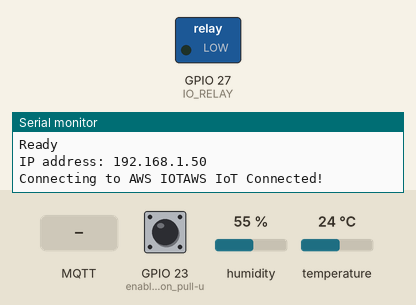
Recording of a sketch running on a simulated ESP32. Parts: switched loads named in the sketch (green lamp = pin HIGH), the last lines printed to the serial monitor. The inputs (shaded band) are chosen by the test bench; at power-on: GPIO 23 (enable_user_button_pull-u) HIGH, humidity 55 %, temperature 24 °C. WiFi joins after 1.5 s; servers stay silent unless stated; no MQTT or app messages arrive unless stated.

Above: at 2.7 s.
2.8 s: MQTT message "5" arrives on the first subscribed topic
At 3.8 s:
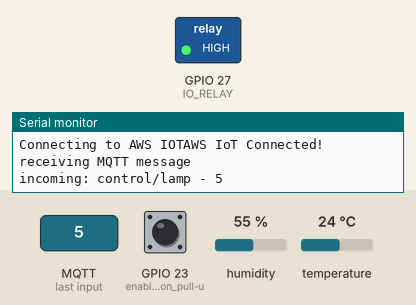
5.9 s: MQTT message "on" arrives on the first subscribed topic
At 6.5 s:
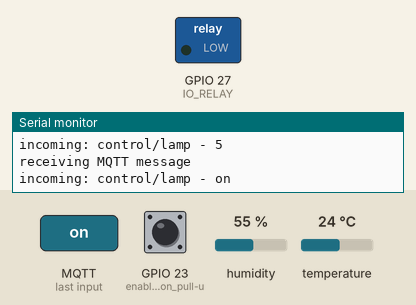
7.4 s: MQTT message "90" arrives on the first subscribed topic
At 8.6 s:
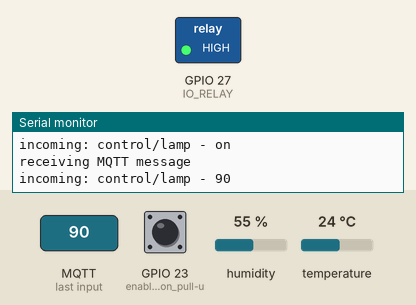
8.9 s: MQTT message "0" arrives on the first subscribed topic
At 9.6 s:
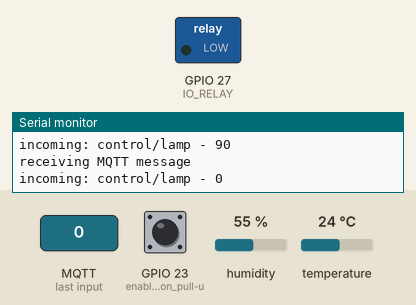
Timing chart, 0 to 11.4 s (numbered marks = the images above; inputs shaded):
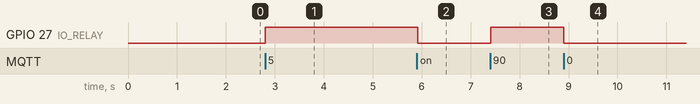

Measured:
- after the input at 2.8 s, GPIO 27 (IO_RELAY): LOW → HIGH at once
- after the input at 5.9 s, GPIO 27 (IO_RELAY): HIGH → LOW at once
- after the input at 7.4 s, GPIO 27 (IO_RELAY): LOW → HIGH at once
- after the input at 8.9 s, GPIO 27 (IO_RELAY): HIGH → LOW at once

The sketch:

module-3.ino
```cpp
#include <WiFi.h>
#include <ESPmDNS.h>
#include <WiFiUdp.h>

#include <WiFiClientSecure.h>
#include <MQTTClient.h>

#include "secrets.h"
#include "ClosedCube_HDC1080.h"

#include <ArduinoJson.h>


#define hostName "letsbuild01"

const char* ssid = "surfing-iot";
const char* password = "iotiotiot";

// The MQTT topics that this device should publish/subscribe
#define AWS_IOT_PUBLISH_SENSORS   "foodcontrol/sensors"
#define AWS_IOT_PUBLISH_BUTTON   "callwaiter/button"
#define AWS_IOT_SUBSCRIBE_TOPIC "control/lamp"

WiFiClientSecure net = WiFiClientSecure();
MQTTClient client = MQTTClient(256);

#define SECRET
#define THINGNAME "letsbuild01"

ClosedCube_HDC1080 hdc1080;

#define TABLE_NUMBER 10

#define IO_BUTTON 23
#define IO_RELAY 27

// the setup function runs once when you press reset or power the board
void setup() {
  Serial.begin(115200);
  //button setup
  pinMode(23, INPUT_PULLUP);   //enable user button pull-up
  //relay
  pinMode(27, OUTPUT);

  // Default settings:
  //  - Heater off
  //  - 14 bit Temperature and Humidity Measurement Resolutions
  hdc1080.begin(0x40);
  Serial.print("Manufacturer ID=0x");
  Serial.println(hdc1080.readManufacturerId(), HEX); // 0x5449 ID of Texas Instruments
  Serial.print("Device ID=0x");
  Serial.println(hdc1080.readDeviceId(), HEX); // 0x1050 ID of the device
  attachInterrupt(23, buttonISR, FALLING);
  connectWIFI();
  connectAWS();
}

double temperature, humidity;
unsigned long lastSensorsSending=0;
int volatile lastButtonTimeStamp=0, sendMessage=0;

void loop() {
  client.loop();
  temperature = hdc1080.readTemperature();
  humidity = hdc1080.readHumidity();
  /*Serial.print("T=");
  Serial.print(hdc1080.readTemperature());
  Serial.print("C, RH=");
  Serial.print(hdc1080.readHumidity());
  Serial.println("%");
  Serial.print("Button=");
  Serial.println(digitalRead(23) ? "on" : "off");*/
  if(millis() - lastSensorsSending>1000) {
    sensors();
    lastSensorsSending = millis();
  }
  if(sendMessage) {
    sendMQTTButtonMessage();
  }

}

void buttonISR() {
  if(millis() - lastButtonTimeStamp>400) {
    Serial.println("publishing...");
    sendMessage=1;
    lastButtonTimeStamp=millis();
  }
}

void sendMQTTButtonMessage() {
    StaticJsonDocument<200> doc;
    doc["device_time"] = millis();
    doc["device_name"] = THINGNAME;
    doc["table_number"] = TABLE_NUMBER;
    char jsonBuffer[128];
    serializeJson(doc, jsonBuffer); // print to client
    client.publish(AWS_IOT_PUBLISH_BUTTON, jsonBuffer);
    sendMessage=0;
}

void sensors() {
  StaticJsonDocument<200> doc;
  doc["device_time"] = millis();
  doc["device_name"] = THINGNAME;
  doc["humidity"] = humidity;
  doc["temperature"] = temperature;
  char jsonBuffer[128];
  serializeJson(doc, jsonBuffer); // print to client
  client.publish(AWS_IOT_PUBLISH_SENSORS, jsonBuffer);
}

void connectWIFI() {
  Serial.println("Booting");
  WiFi.mode(WIFI_STA);
  WiFi.begin(ssid, password);
  while (WiFi.waitForConnectResult() != WL_CONNECTED) {
    Serial.println("Connection Failed! Rebooting...");
    delay(5000);
    ESP.restart();
  }
  Serial.println("Ready");
  Serial.print("IP address: ");
  Serial.println(WiFi.localIP());
}
```

AWS.ino
```cpp
void connectAWS()
{
  // Configure WiFiClientSecure to use the AWS IoT device credentials
  net.setCACert(AWS_CERT_CA);
  net.setCertificate(AWS_CERT_CRT);
  net.setPrivateKey(AWS_CERT_PRIVATE);

  // Connect to the MQTT broker on the AWS endpoint we defined earlier
  client.begin(AWS_IOT_ENDPOINT, 8883, net);
  client.onMessage(messageHandler);
  Serial.print("Connecting to AWS IOT");

  while (!client.connect(THINGNAME)) {
    Serial.print(".");
    delay(100);
  }

  if (!client.connected()) {
    Serial.println("AWS IoT Timeout!");
    return;
  }
  // Subscribe to a topic
  client.subscribe("control/lamp");
  // Create a message handler

  Serial.println("AWS IoT Connected!");
}

void messageHandler(String &topic, String &payload) {
  Serial.println("receiving MQTT message");
  Serial.println("incoming: " + topic + " - " + payload);
  int i = payload.toInt();
  digitalWrite(IO_RELAY,i);
}
```

secrets.h
```cpp
#ifndef secrets_h
#define secrets_h

const char AWS_IOT_ENDPOINT[] = "<YOUR ENDPOINT HERE>";

// Amazon Root CA 1
static const char AWS_CERT_CA[] PROGMEM = R"EOF(
-----BEGIN CERTIFICATE-----
<COPY AND PASTE HERE>
-----END CERTIFICATE-----
)EOF";

// Device Certificate
static const char AWS_CERT_CRT[] PROGMEM = R"KEY(
-----BEGIN CERTIFICATE-----
<COPY AND PASTE HERE>
-----END CERTIFICATE-----
)KEY";

// Device Private Key
static const char AWS_CERT_PRIVATE[] PROGMEM = R"KEY(
-----BEGIN RSA PRIVATE KEY-----
<COPY AND PASTE HERE>
-----END RSA PRIVATE KEY-----
)KEY";

#endif
```
